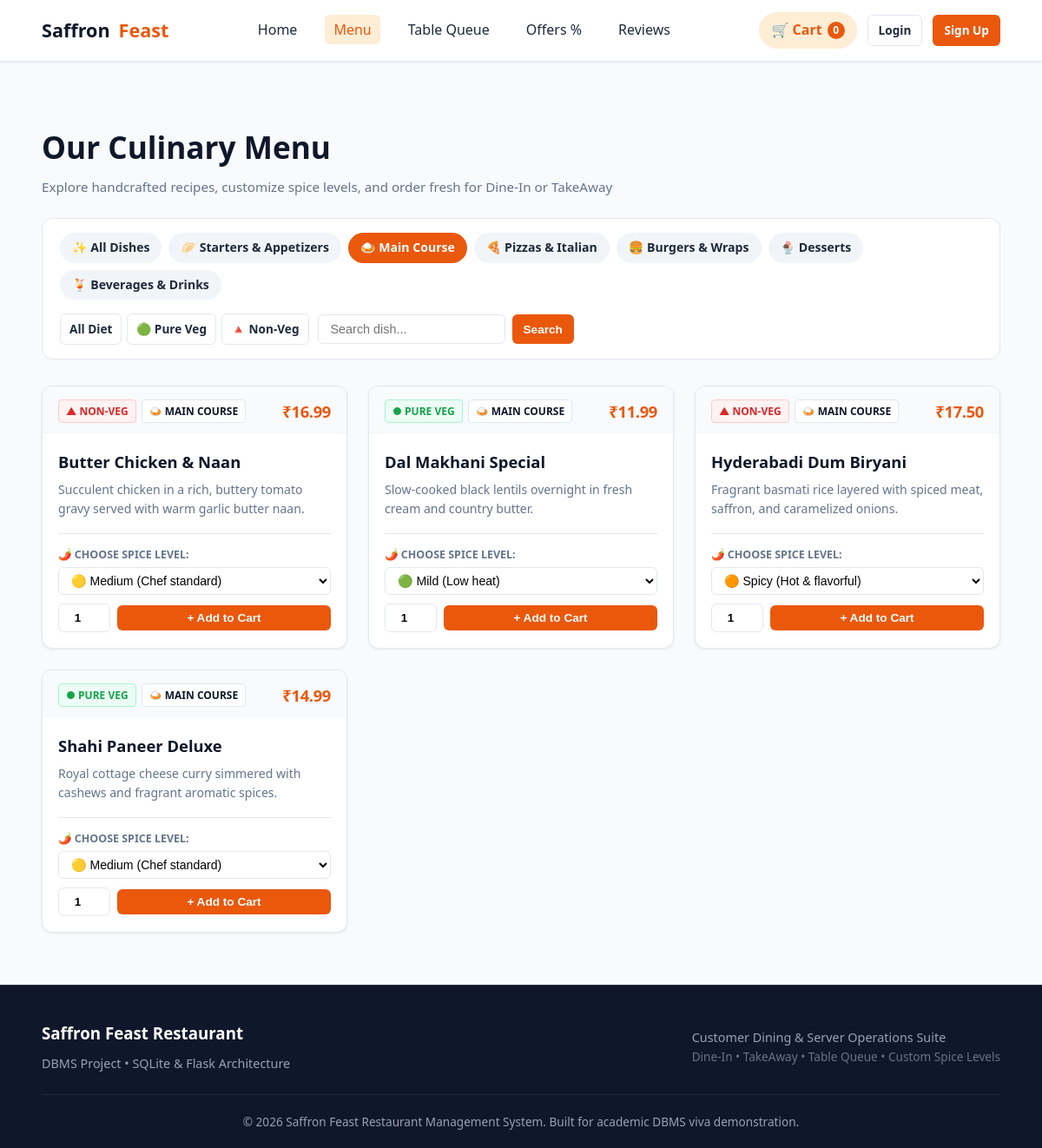
Before: /menu?category=2&search= with the older database file.
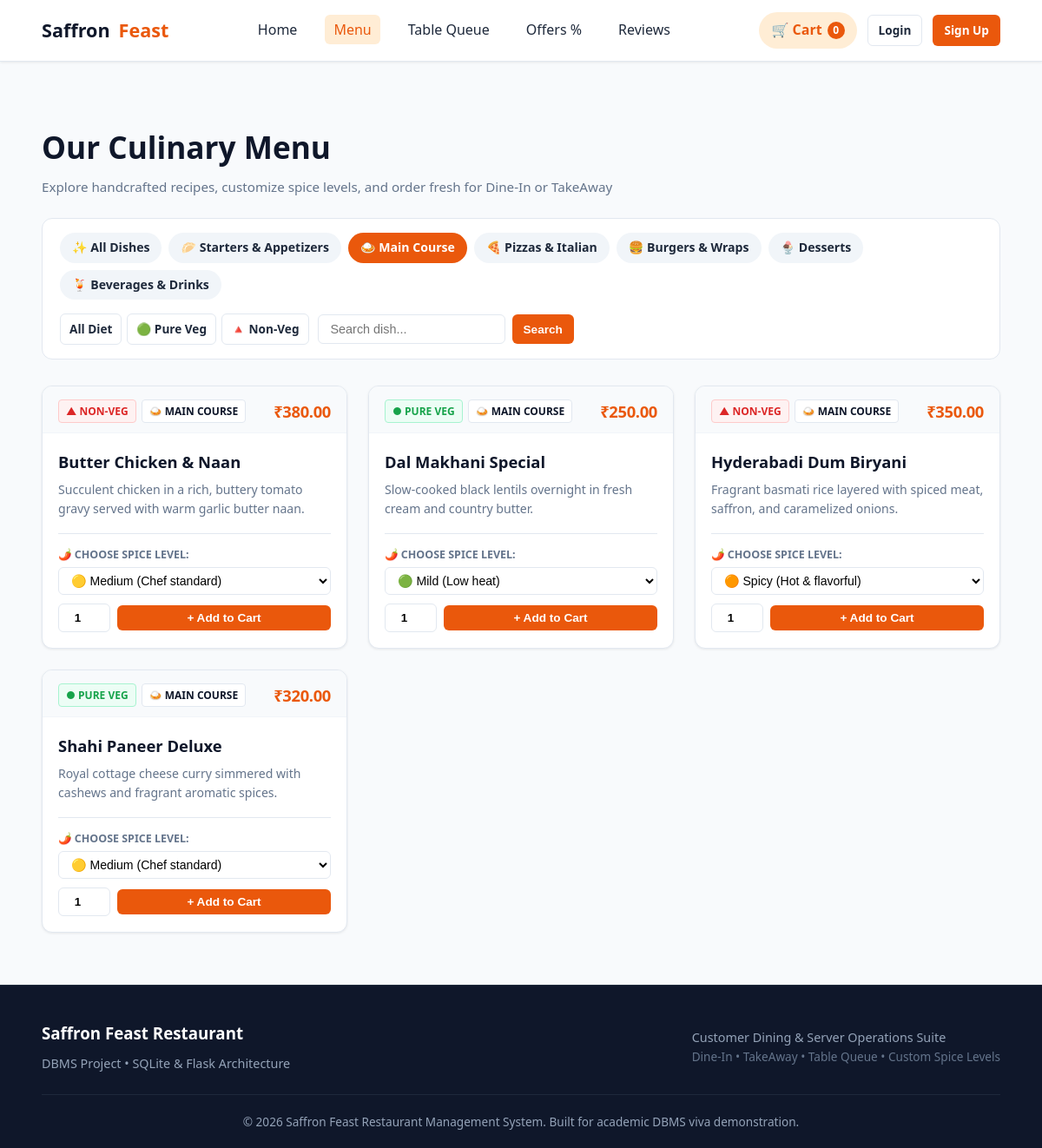
After: the same page with the newer database file.
### tables this page shows
CREATE TABLE menu_items (
    id INTEGER PRIMARY KEY AUTOINCREMENT,
    category_id INTEGER NOT NULL,
    name TEXT NOT NULL,
    description TEXT,
    price REAL NOT NULL CHECK(price > 0),
    diet_type TEXT CHECK(diet_type IN ('veg', 'non-veg')) DEFAULT 'veg',
    is_spicy_customizable INTEGER DEFAULT 1, -- 1: Yes, 0: No
    default_spice_level TEXT CHECK(default_spice_level IN ('Mild', 'Medium', 'Spicy', 'Extra Spicy')) DEFAULT 'Medium',
    image_url TEXT,
    is_available INTEGER DEFAULT 1, -- 1: Available, 0: Out of stock
    FOREIGN KEY (category_id) REFERENCES categories(id) ON DELETE CASCADE
);

CREATE TABLE categories (
    id INTEGER PRIMARY KEY AUTOINCREMENT,
    name TEXT NOT NULL UNIQUE,
    icon TEXT DEFAULT '🍽️'
);

### app.py (the view)
@app.route('/menu')
@customer_only
def menu():
    category_id = request.args.get('category', type=int)
    diet = request.args.get('diet', type=str)
    search = request.args.get('search', type=str, default='').strip()
    conn = get_db()
    categories = conn.execute("SELECT * FROM categories ORDER BY id ASC").fetchall()
    query = """
        SELECT m.*, c.name as category_name, c.icon as category_icon
        FROM menu_items m
        JOIN categories c ON m.category_id = c.id
        WHERE 1=1
    """
    params = []
    if category_id:
        query += " AND m.category_id = ?"
        params.append(category_id)
    if diet in ['veg', 'non-veg']:
        query += " AND m.diet_type = ?"
        params.append(diet)
    if search:
        query += " AND (m.name LIKE ? OR m.description LIKE ?)"
        params.extend([f"%{search}%", f"%{search}%"])
    query += " ORDER BY m.is_available DESC, m.category_id ASC, m.name ASC"
    menu_items = conn.execute(query, params).fetchall()
    conn.close()
    return render_template('customer/menu.html',
                           categories=categories,
                           menu_items=menu_items,
                           selected_category=category_id,
                           selected_diet=diet,
                           search_query=search)

### app.py (called while the page is built)
def customer_only(f):
    @wraps(f)
    def decorated_function(*args, **kwargs):
        if session.get('user_role') in ['admin', 'staff']:
            return redirect(url_for('admin_dashboard'))
        return f(*args, **kwargs)
    return decorated_function

@app.context_processor
def inject_global_data():
    cart_count = 0
    if 'cart' in session:
        cart_count = sum(item.get('quantity', 1) for item in session['cart'].values())
    return {
        'current_user': {
            'id': session.get('user_id'),
            'name': session.get('user_name'),
            'role': session.get('user_role'),
            'email': session.get('user_email')
        },
        'cart_count': cart_count
    }

### database.py (called while the page is built)
def get_db():
    conn = sqlite3.connect(DATABASE_PATH)
    conn.row_factory = sqlite3.Row
    conn.execute("PRAGMA foreign_keys = ON;")
    return conn

### templates/customer/menu.html (shortened to what the changed rows need)
{% extends 'base.html' %}
{% block content %}
<div class="container">
  <div class="section-header">
    <div>
      <h1 style="font-size: 2.2rem; font-weight: 800; color: var(--secondary); margin-bottom: 6px;">Our Culinary Menu</h1>
    </div>
  </div>
  {% if menu_items %}
  <div class="grid-3">
    {% for item in menu_items %}
    <div class="menu-card" style="{% if not item.is_available %}opacity: 0.65;{% endif %}">
      <div class="menu-card-top">
        <div class="menu-card-badges">
          {% if item.diet_type == 'veg' %}
            <span class="badge badge-veg">● Pure Veg</span>
          {% else %}
            <span class="badge badge-nonveg">▲ Non-Veg</span>
          {% endif %}
          <span class="badge badge-category">{{ item.category_icon }} {{ item.category_name }}</span>
        </div>
        {% if not item.is_available %}
          <div class="badge badge-status status-cancelled">
            OUT OF STOCK
          </div>
        {% else %}
          <div class="menu-card-price-tag">₹{{ "%.2f"|format(item.price) }}</div>
        {% endif %}
      </div>
      <div class="menu-card-body">
        <h3 class="menu-card-title">{{ item.name }}</h3>
        <p class="menu-card-desc">{{ item.description }}</p>
        {% if item.is_available %}
        <form action="{{ url_for('add_to_cart') }}" method="POST" class="menu-card-form">
          {% if item.is_spicy_customizable %}
          <div class="spice-selector-group">
            <label for="spice_opt_{{ item.id }}">🌶️ Choose Spice Level:</label>
            <select name="spice_level" id="spice_opt_{{ item.id }}" class="spice-select">
              <option value="Mild" {% if item.default_spice_level == 'Mild' %}selected{% endif %}>🟢 Mild (Low heat)</option>
              <option value="Medium" {% if item.default_spice_level == 'Medium' %}selected{% endif %}>🟡 Medium (Chef standard)</option>
              <option value="Spicy" {% if item.default_spice_level == 'Spicy' %}selected{% endif %}>🟠 Spicy (Hot & flavorful)</option>
            </select>
          </div>
          {% else %}
            <input type="hidden" name="spice_level" value="Mild">
          {% endif %}
          <div class="menu-card-actions">
            <input type="number" name="quantity" value="1" min="1" max="20" class="qty-input" title="Quantity">
            <button type="submit" class="btn btn-primary btn-block btn-sm">
              + Add to Cart
            </button>
          </div>
        </form>
        {% else %}
          <div style="margin-top: auto; padding-top: 14px; text-align: center; color: var(--text-muted); font-weight: 600; font-size: 0.9rem;">
            Currently Unavailable
          </div>
        {% endif %}
      </div>
    </div>
    {% endfor %}
  </div>
  {% endif %}
</div>
{% endblock %}

Changed rows visible on the page:
changed menu_items "Butter Chicken & Naan": price "16.99" → "380.00"
changed menu_items "Dal Makhani Special": price "11.99" → "250.00"
changed menu_items "Hyderabadi Dum Biryani": price "17.50" → "350.00"
changed menu_items "Shahi Paneer Deluxe": price "14.99" → "320.00"
